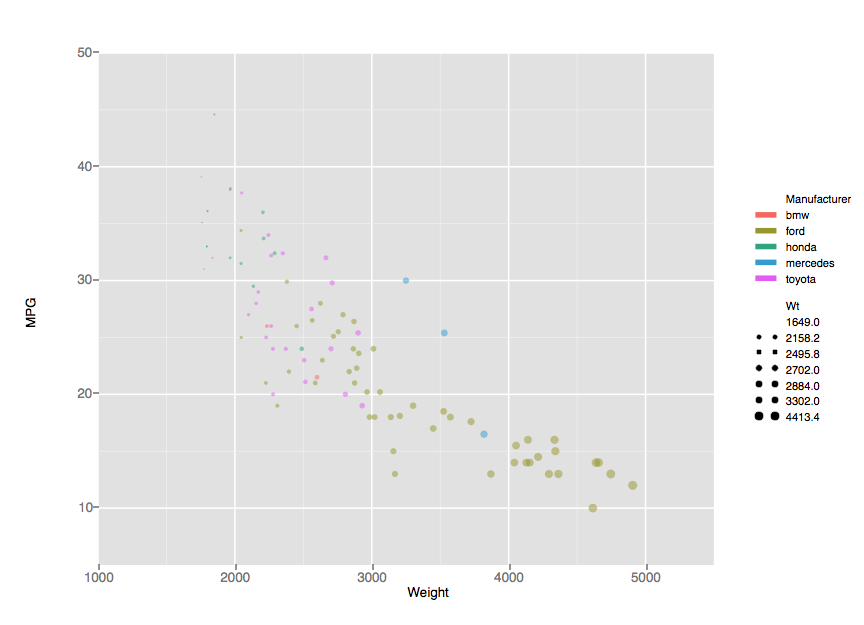

Write Python code to recreate this figure.
from ggplot import *
import pandas

cars = pandas.read_csv('cars-sample.csv')

print(ggplot(cars, aes('Weight', 'MPG', size="Wt", color='Manufacturer')) + geom_point(alpha=0.5) + scale_x_continuous('Weight', breaks=[1000, 2000, 3000, 4000, 5000]) + scale_y_continuous('MPG', breaks=[10, 20, 30, 40, 50]))
